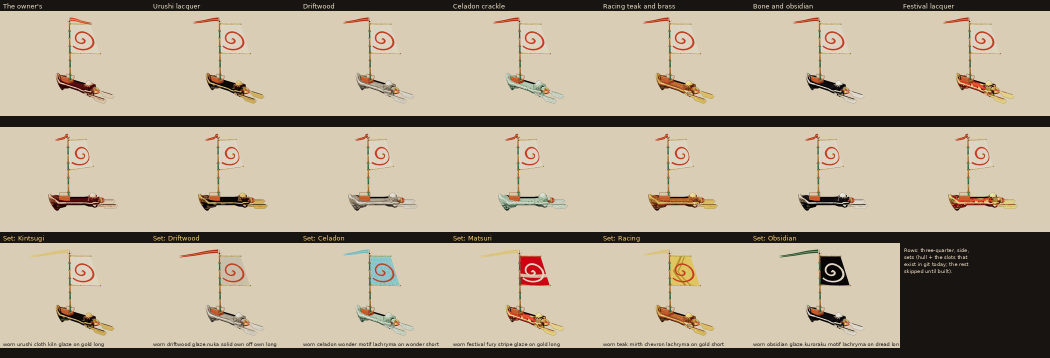
#> input picture docs/plans/art/skiff-hulls-and-sets.jpg, 2100 x 716 px (shown at 1/2 size)
$ python -i sheet.py   (imports and definitions only)
#> lines starting #> are read from the running program, lines starting #| are printed output that depends on the picture
"""The hull paintings' and skiff sets' contact sheet (scripts/skiffpaint/sheet.mjs takes the tiles): row one the owner's hull and the six
paintings from three-quarters, row two the same from the side, row three the six sets. A JPEG under 500 KB.
  python3 -I scripts/skiffpaint/sheet.py <tiles dir> docs/plans/art/skiff-hulls-and-sets.jpg"""
import json
import os
import sys

from PIL import Image, ImageDraw, ImageFont

D, OUT = sys.argv[1], sys.argv[2]
HULLS = [('own', 'The owner\'s'), ('urushi', 'Urushi lacquer'), ('driftwood', 'Driftwood'), ('celadon', 'Celadon crackle'),
         ('teak', 'Racing teak and brass'), ('obsidian', 'Bone and obsidian'), ('festival', 'Festival lacquer')]
SETS = [('kintsugi', 'Kintsugi'), ('driftwood', 'Driftwood'), ('celadon', 'Celadon'), ('matsuri', 'Matsuri'), ('racing', 'Racing'), ('obsidian', 'Obsidian')]
TW, TH, CAP = 300, 210, 22
FONT = '/usr/share/fonts/truetype/dejavu/DejaVuSans.ttf'
f = ImageFont.truetype(FONT, 13) if os.path.exists(FONT) else ImageFont.load_default()
fs = ImageFont.truetype(FONT, 10) if os.path.exists(FONT) else ImageFont.load_default()
# [1 line not run here, left out]


def tile(p):
    im = Image.open(p).convert('RGB')
    w, h = im.size
    s = min(w / TW, h / TH) * 0.95  # (cropped round the board)
    cw, ch = TW * s, TH * s
    return im.crop((int(w / 2 - cw / 2), int(h * 0.5 - ch / 2), int(w / 2 + cw / 2), int(h * 0.5 + ch / 2))).resize((TW, TH), Image.LANCZOS)


sheet = Image.new('RGB', (TW * 7, (TH + CAP) * 3 + 20), (24, 20, 18))
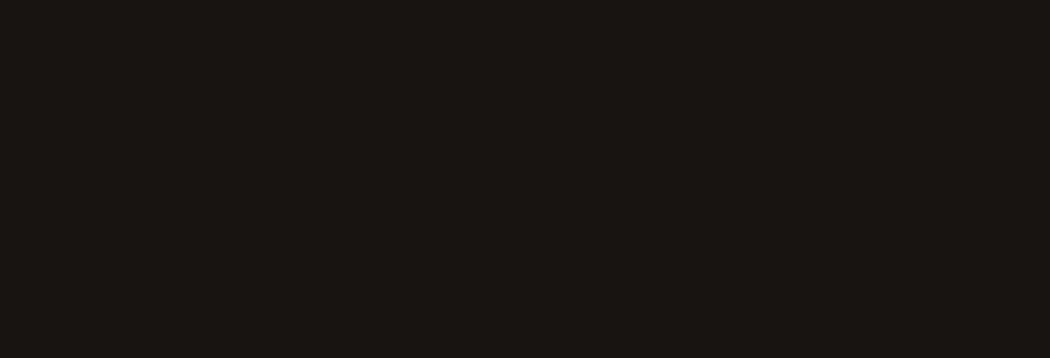
#> sheet: PIL image 2100x716 RGB (shown at 1/2 size); mean R, G, B 24, 20, 18
d = ImageDraw.Draw(sheet)
# [13 lines not run here, left out]

>>> result = tile('../../docs/plans/art/skiff-hulls-and-sets.jpg')
#> in tile, im is the input picture: PIL image 2100x716 RGB; mean R, G, B 182.4, 170.1, 149.1
#> in tile, `return im.crop((int(w / 2 - cw / 2), int(h * 0.5 - ch / 2), int(w / 2 ..`:
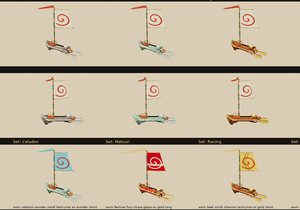
#> returned value: PIL image 300x210 RGB; mean R, G, B 199.5, 186.5, 163.4
